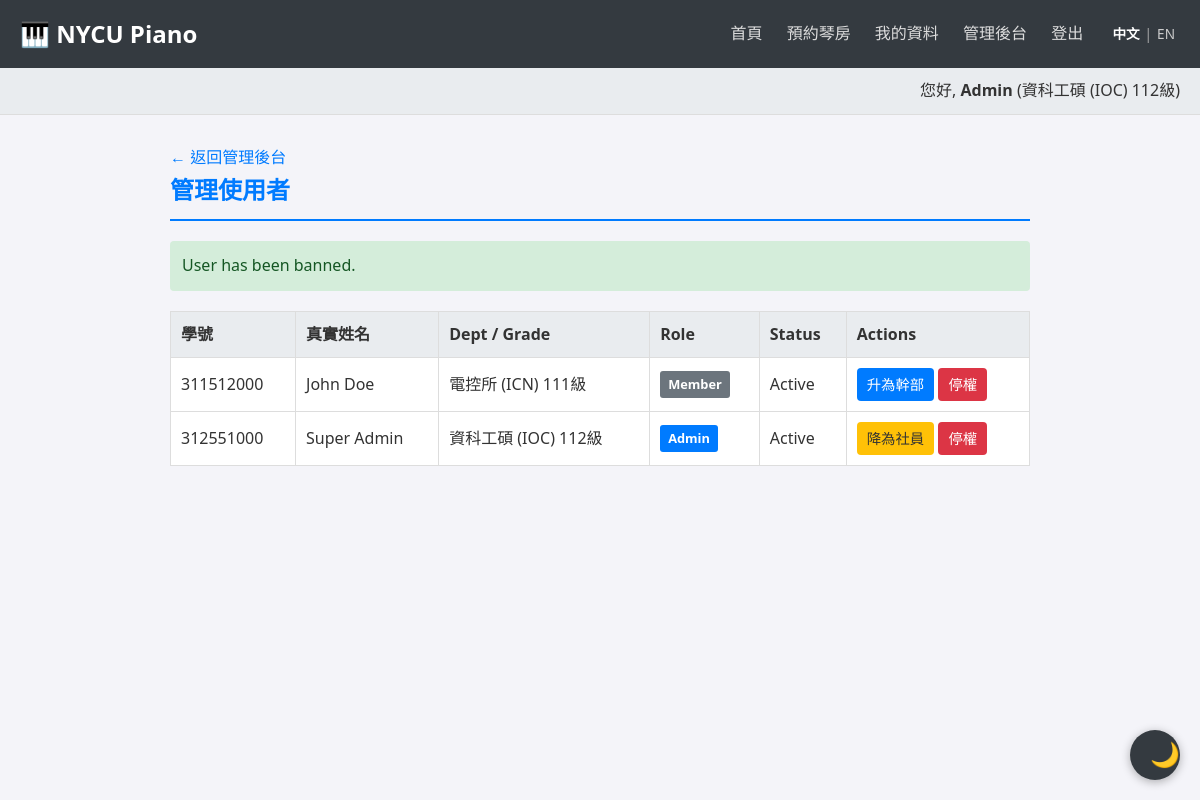
The page /admin/users.php?action=ban&id=2 (signed in) on the database its author committed.
### tables this page shows
CREATE TABLE IF NOT EXISTS users (
    id INT AUTO_INCREMENT PRIMARY KEY,
    student_id VARCHAR(50) NOT NULL UNIQUE,
    password VARCHAR(255) NOT NULL,
    real_name VARCHAR(100) NOT NULL,
    nickname VARCHAR(100),
    department VARCHAR(100),
    grade VARCHAR(20),
    role ENUM('admin', 'member') DEFAULT 'member',
    total_usage_hours FLOAT DEFAULT 0,
    status ENUM('active', 'banned') DEFAULT 'active',
    FOREIGN KEY (student_id) REFERENCES allowed_student_ids(student_id) ON DELETE CASCADE
);

### lang.php (called while the page is built, shortened)
<?php
$currentLang = $_SESSION['lang'];
function __($key) {
    global $translations, $currentLang;
    return isset($translations[$currentLang][$key]) ? $translations[$currentLang][$key] : $key;
}
?>

### admin/users.php (the view, shortened to what this page needs)
<?php
$isAdmin = true;
require '../db_connect.php';
require '../lang.php';
$stmt = $pdo->prepare("SELECT * FROM users WHERE id = ?");
$stmt->execute([$_SESSION['user_id']]);
$user = $stmt->fetch();
$message = '';
if (isset($_GET['action']) && isset($_GET['id'])) {
    $action = $_GET['action'];
    $target_id = $_GET['id'];
    if ($target_id == $_SESSION['user_id']) {
        $message = "You cannot modify your own account.";
    } else {
        try {
            if ($action === 'promote') {
                $stmt = $pdo->prepare("UPDATE users SET role = 'admin' WHERE id = ?");
                $stmt->execute([$target_id]);
                $message = "User promoted to Admin.";
            } elseif ($action === 'demote') {
                $stmt = $pdo->prepare("UPDATE users SET role = 'member' WHERE id = ?");
                $stmt->execute([$target_id]);
                $message = "User demoted to Member.";
            } elseif ($action === 'ban') {
                $message = "User has been banned.";
            } elseif ($action === 'unban') {
                $stmt = $pdo->prepare("UPDATE users SET status = 'active' WHERE id = ?");
                $stmt->execute([$target_id]);
                $message = "User has been unbanned.";
            }
        } catch (PDOException $e) {
            $message = "Error: " . $e->getMessage();
        }
    }
}
$users_list = $pdo->query("SELECT * FROM users ORDER BY student_id")->fetchAll();
include '../header.php';
?>
<div class="container">
    <a href="dashboard.php"><?php echo __('back_to_dashboard'); ?></a>
    <h2 class="section-title"><?php echo __('manage_users'); ?></h2>
    <?php if ($message): ?>
        <div class="message success"><?php echo htmlspecialchars($message); ?></div>
    <?php endif; ?>
    <table>
        <thead>
            <tr>
                <th><?php echo __('student_id'); ?></th>
                <th><?php echo __('real_name'); ?></th>
                <th>Dept / Grade</th>
                <th>Role</th>
                <th>Status</th>
                <th>Actions</th>
            </tr>
        </thead>
        <tbody>
            <?php foreach ($users_list as $u): ?>
                <tr>
                    <td><?php echo htmlspecialchars($u['student_id']); ?></td>
                    <td><?php echo htmlspecialchars($u['real_name']); ?></td>
                    <td><?php echo htmlspecialchars($u['department']); ?> <?php echo htmlspecialchars($u['grade']); ?><?php echo __('grade_suffix'); ?></td>
                    <td>
                        <span class="badge badge-<?php echo $u['role']; ?>">
                            <?php echo ucfirst($u['role']); ?>
                        </span>
                    </td>
                    <td>
                        <?php if ($u['status'] == 'banned'): ?>
                            <span class="badge badge-banned">Banned</span>
                        <?php else: ?>
                            Active
                        <?php endif; ?>
                    </td>
                    <td>
                        <?php if ($u['role'] === 'member'): ?>
                            <a href="?action=promote&id=<?php echo $u['id']; ?>" class="btn btn-primary btn-sm" onclick="return confirm('<?php echo __('promote'); ?>?');"><?php echo __('promote'); ?></a>
                        <?php else: ?>
                            <a href="?action=demote&id=<?php echo $u['id']; ?>" class="btn btn-warning btn-sm" onclick="return confirm('<?php echo __('demote'); ?>?');"><?php echo __('demote'); ?></a>
                        <?php endif; ?>
                        <?php if ($u['status'] === 'active'): ?>
                            <a href="?action=ban&id=<?php echo $u['id']; ?>" class="btn btn-danger btn-sm" onclick="return confirm('<?php echo __('ban'); ?>?');"><?php echo __('ban'); ?></a>
                        <?php else: ?>
                            <a href="?action=unban&id=<?php echo $u['id']; ?>" class="btn btn-success btn-sm" onclick="return confirm('<?php echo __('unban'); ?>?');"><?php echo __('unban'); ?></a>
                        <?php endif; ?>
                    </td>
                </tr>
            <?php endforeach; ?>
        </tbody>
    </table>
</div>
<?php include '../footer.php'; ?>

### header.php (shortened to what this page needs)
<?php
require_once __DIR__ . '/lang.php';
?>
<!DOCTYPE html>
<html lang="<?php echo $currentLang == 'zh' ? 'zh-TW' : 'en'; ?>">
<head>
    <link rel="stylesheet" href="<?php echo isset($isAdmin) && $isAdmin ? '../style.css' : 'style.css'; ?>">
</head>
<body>
    <header>
        <div class="logo">🎹 <?php echo __('site_title'); ?></div>
        <div class="nav-links">
            <?php if (isset($_SESSION['user_id'])): ?>
                <a href="<?php echo isset($isAdmin) && $isAdmin ? '../index.php' : 'index.php'; ?>"><?php echo __('home'); ?></a>
                <a href="<?php echo isset($isAdmin) && $isAdmin ? '../reservations.php' : 'reservations.php'; ?>"><?php echo __('book_room'); ?></a>
                <a href="<?php echo isset($isAdmin) && $isAdmin ? '../profile.php' : 'profile.php'; ?>"><?php echo __('profile'); ?></a>
                <?php if (isset($_SESSION['role']) && $_SESSION['role'] === 'admin'): ?>
                    <a href="<?php echo isset($isAdmin) && $isAdmin ? 'dashboard.php' : 'admin/dashboard.php'; ?>"><?php echo __('admin_dashboard'); ?></a>
                <?php endif; ?>
                <a href="<?php echo isset($isAdmin) && $isAdmin ? '../logout.php' : 'logout.php'; ?>"><?php echo __('logout'); ?></a>
            <?php else: ?>
                <a href="login.php"><?php echo __('login'); ?></a>
                <a href="register.php"><?php echo __('register'); ?></a>
            <?php endif; ?>
            <span class="lang-switch">
                <a href="?lang=zh" class="<?php echo $currentLang == 'zh' ? 'active' : ''; ?>">中文</a>|<a href="?lang=en" class="<?php echo $currentLang == 'en' ? 'active' : ''; ?>">EN</a>
            </span>
        </div>
    </header>
    <?php if (isset($_SESSION['user_id']) && isset($user)): ?>
    <div class="user-info-bar">
        <?php echo __('hello'); ?>, <strong><?php echo htmlspecialchars($user['nickname']); ?></strong>
        (<?php echo htmlspecialchars($user['department']); ?> <?php echo htmlspecialchars($user['grade']); ?><?php echo __('grade_suffix'); ?>)
    </div>
    <?php endif; ?>

### style.css (style rules this page uses)
:root { --bg-primary: #f4f4f9; --bg-secondary: #ffffff; --bg-tertiary: #e9ecef; --text-primary: #333333; --text-secondary: #666666; --text-muted: #888888; --border-color: #dddddd; --accent-color: #007bff; --accent-hover: #0056b3; --header-bg: #343a40; --header-text: #ffffff; --card-shadow: rgba(0, 0, 0, 0.1); --success-bg: #d4edda; --success-text: #155724; --error-bg: #f8d7da; --error-text: #721c24; --btn-primary: #007bff; --btn-success: #28a745; --btn-danger: #dc3545; --btn-warning: #ffc107; }
* { box-sizing: border-box; margin: 0; padding: 0; }
body { font-family: 'Segoe UI', Tahoma, Geneva, Verdana, sans-serif; background-color: var(--bg-primary); color: var(--text-primary); line-height: 1.6; transition: background-color 0.3s ease, color 0.3s ease; }
a { color: var(--accent-color); text-decoration: none; transition: color 0.2s; }
header { background-color: var(--header-bg); color: var(--header-text); padding: 15px 20px; display: flex; justify-content: space-between; align-items: center; }
.logo { font-size: 1.5em; font-weight: bold; }
.nav-links a { color: #ddd; text-decoration: none; margin-left: 20px; transition: color 0.3s; }
.user-info-bar { background: var(--bg-tertiary); padding: 10px 20px; text-align: right; border-bottom: 1px solid var(--border-color); }
.container { max-width: 900px; margin: 30px auto; padding: 0 20px; }
.section-title { border-bottom: 2px solid var(--accent-color); padding-bottom: 10px; margin-bottom: 20px; color: var(--accent-color); }
button, .btn { display: inline-block; padding: 10px 20px; border: none; border-radius: 4px; cursor: pointer; font-size: 1em; transition: background-color 0.2s, opacity 0.2s; }
.btn-primary { background-color: var(--btn-primary); color: white; }
.btn-danger { background-color: var(--btn-danger); color: white; }
.btn-warning { background-color: var(--btn-warning); color: #333; }
.btn-sm { padding: 5px 10px; font-size: 0.9em; }
.message { padding: 12px; margin-bottom: 15px; border-radius: 4px; }
.message.success { background-color: var(--success-bg); color: var(--success-text); }
table { width: 100%; border-collapse: collapse; margin-top: 20px; background-color: var(--bg-secondary); }
th, td { border: 1px solid var(--border-color); padding: 10px; text-align: left; }
th { background-color: var(--bg-tertiary); }
.badge { display: inline-block; padding: 3px 8px; border-radius: 3px; font-size: 0.8em; font-weight: bold; }
.badge-admin { background-color: var(--btn-primary); color: white; }
.badge-member { background-color: #6c757d; color: white; }
.lang-switch { font-size: 0.85em; margin-left: 20px; color: #aaa; }
.lang-switch a { color: #ccc; margin: 0 5px; }
.lang-switch a.active { color: white; font-weight: bold; }

### rows shown on the page
users: nickname "Admin", department "資科工碩 (IOC)", grade "112", student "312551000", real_name "Super Admin", role "Admin", status "Active"
users: student "311512000", real_name "John Doe", department "電控所 (ICN)", grade "111", role "Member", status "Active"

### other values the page prints
__('site_title') "NYCU Piano"
__('home') "首頁"
__('book_room') "預約琴房"
__('profile') "我的資料"
__('admin_dashboard') "管理後台"
__('logout') "登出"
__('hello') "您好"
__('grade_suffix') "級"
__('back_to_dashboard') "← 返回管理後台"
__('manage_users') "管理使用者"
$message "User has been banned."
__('student_id') "學號"
__('real_name') "真實姓名"
